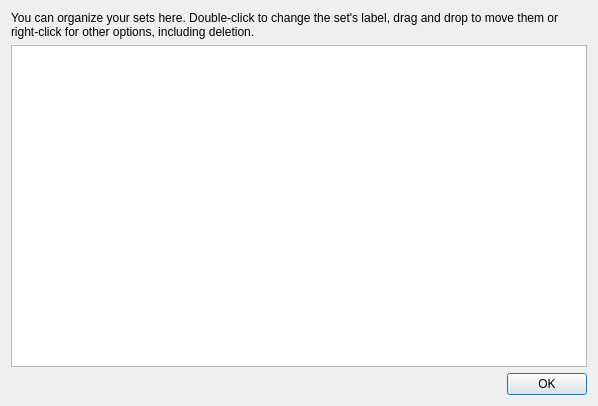
<?xml version="1.0" encoding="UTF-8"?>
<ui version="4.0">
 <class>SetsOrganizer</class>
 <widget class="QDialog" name="SetsOrganizer">
  <property name="geometry">
   <rect>
    <x>0</x>
    <y>0</y>
    <width>598</width>
    <height>406</height>
   </rect>
  </property>
  <property name="windowTitle">
   <string>Organize sets</string>
  </property>
  <layout class="QVBoxLayout" name="verticalLayout">
   <item>
    <widget class="QLabel" name="label">
     <property name="text">
      <string>You can organize your sets here. Double-click to change the set's label, drag and drop to move them or right-click for other options, including deletion.</string>
     </property>
     <property name="wordWrap">
      <bool>true</bool>
     </property>
    </widget>
   </item>
   <item>
    <widget class="SetsTreeWidget" name="treeWidget">
     <property name="dragEnabled">
      <bool>false</bool>
     </property>
     <property name="dragDropMode">
      <enum>QAbstractItemView::InternalMove</enum>
     </property>
     <property name="headerHidden">
      <bool>true</bool>
     </property>
     <column>
      <property name="text">
       <string notr="true">1</string>
      </property>
     </column>
    </widget>
   </item>
   <item>
    <widget class="QDialogButtonBox" name="buttonBox">
     <property name="orientation">
      <enum>Qt::Horizontal</enum>
     </property>
     <property name="standardButtons">
      <set>QDialogButtonBox::Ok</set>
     </property>
    </widget>
   </item>
  </layout>
 </widget>
 <customwidgets>
  <customwidget>
   <class>SetsTreeWidget</class>
   <extends>QTreeWidget</extends>
   <header>gui/SetsOrganizer.h</header>
  </customwidget>
 </customwidgets>
 <resources/>
 <connections>
  <connection>
   <sender>buttonBox</sender>
   <signal>accepted()</signal>
   <receiver>SetsOrganizer</receiver>
   <slot>accept()</slot>
   <hints>
    <hint type="sourcelabel">
     <x>248</x>
     <y>254</y>
    </hint>
    <hint type="destinationlabel">
     <x>157</x>
     <y>274</y>
    </hint>
   </hints>
  </connection>
  <connection>
   <sender>buttonBox</sender>
   <signal>rejected()</signal>
   <receiver>SetsOrganizer</receiver>
   <slot>reject()</slot>
   <hints>
    <hint type="sourcelabel">
     <x>316</x>
     <y>260</y>
    </hint>
    <hint type="destinationlabel">
     <x>286</x>
     <y>274</y>
    </hint>
   </hints>
  </connection>
 </connections>
</ui>
